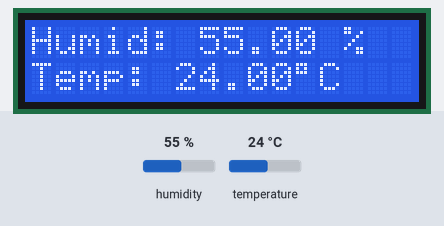
This sketch was run on a simulated Arduino Uno, built with avr-gcc and run on an emulated ATmega328P. Shown: 16×2 character LCD. The test bench sets the inputs (shaded band); at power-on: humidity 55 %, temperature 24 °C. What the sketch prints to the serial monitor is not drawn.

Above: at 1.2 s.
1.3 s: humidity set to 22 %
At 2.5 s:
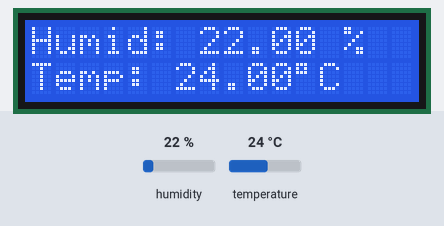
4.0 s: temperature set to 12 °C
At 5.1 s:
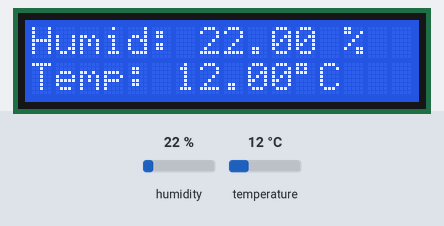
6.7 s: humidity set to 40 %
At 9.1 s:
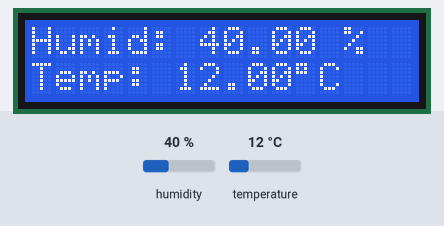
9.7 s: temperature set to 19 °C
At 10.5 s:
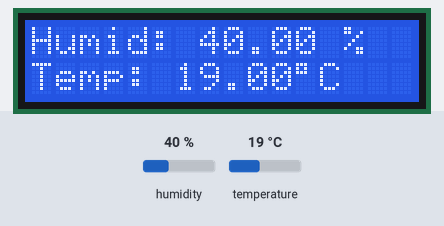
Timing chart, 0 to 12.7 s (numbered marks = the images above; inputs shaded):
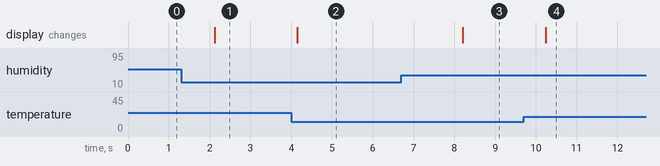

Measured:
- after the input at 1.3 s, the display: changes after 0.82 s (image 1)
- after the input at 4.0 s, the display: changes after 0.15 s (image 2)
- after the input at 6.7 s, the display: changes after 1.5 s (image 3)
- after the input at 9.7 s, the display: changes after 0.54 s (image 4)

The sketch:

Temp_Humidity.ino
```cpp
#include<DHT.h>
#include <LiquidCrystal595.h>

#define dht_dpin A5
DHT dht(dht_dpin, DHT11);
LiquidCrystal595 lcd(6,7,8);

float humi,tem;

void setup() {
    lcd.begin(16,2);
    lcd.clear();
    lcd.setBacklightOn();
    dht.begin();
    Serial.begin(115200);
}

void loop() {
  lcd.setCursor(0,0);
  lcd.print("Humid: ");
  humi=dht.readHumidity();
  lcd.print(humi);   // printing Humidity on LCD
  lcd.print(" %    ");
  lcd.setCursor(0,1);
  lcd.print("Temp: ");
  tem=dht.readTemperature();
  lcd.print(tem);   // Printing temperature on LCD
  lcd.print((char)223);
  lcd.print("C");

  Serial.print("Humidity: ");
  Serial.print(humi);
  Serial.print(" %    ");
  Serial.print("Temperature: ");
  Serial.print(tem);   //
  Serial.print((char)223);
  Serial.println("C");

  delay(2000);
}
```
